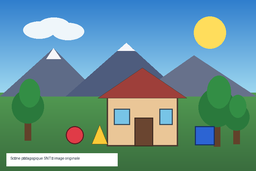
#> input picture seconde/snt/07-photographie-numerique/images/scene_demo_originale.png, 256 x 171 px, shrunk from 720 x 480 before the run
$ python extraire_contours.py
#> lines starting #> are read from the running program, lines starting #| are printed output that depends on the picture; after the words box and inside, x2 and y2 are one past the last pixel; in counts of white or black regions, pixels touching at a corner belong together
#> in main, image is the input picture: PIL image 256x171 RGB; mean R, G, B 103.8, 144.8, 145.8
from __future__ import annotations

from pathlib import Path

from PIL import Image

DOSSIER = Path(__file__).resolve().parents[1]
SOURCE = DOSSIER / "images" / "scene_demo_originale.png"
SORTIE = DOSSIER / "resultats_python" / "scene_contours.png"


def luminance(pixel: tuple[int, int, int]) -> float:
    rouge, vert, bleu = pixel
    return (
        0.2126 * rouge
        + 0.7152 * vert
        + 0.0722 * bleu
    )


def contours(
    image: Image.Image,
    seuil: float = 55,
) -> Image.Image:
#> called with seuil = 55
    source = image.convert("RGB")
    resultat = Image.new("RGB", source.size, "white")
#> resultat: PIL image 256x171 RGB; every value is 255

    for y in range(source.height - 1):
        for x in range(source.width - 1):
            centre = luminance(source.getpixel((x, y)))
            droite = luminance(source.getpixel((x + 1, y)))
            dessous = luminance(source.getpixel((x, y + 1)))

            variation = abs(centre - droite) + abs(
                centre - dessous
            )
            valeur = 0 if variation > seuil else 255
            resultat.putpixel(
                (x, y),
                (valeur, valeur, valeur),
            )
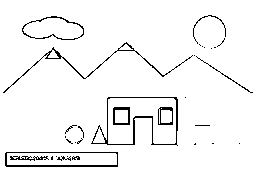
#> resultat: PIL image 256x171 RGB; 95.4% white; black in thin lines or dots, all inside (x1, y1, x2, y2) = (3, 15, 253, 167)

    return resultat


def main() -> None:
    SORTIE.parent.mkdir(exist_ok=True)

    with Image.open(SOURCE) as image:
        contours(image).save(SORTIE)

    print("Image créée :", SORTIE)


if __name__ == "__main__":
    main()
